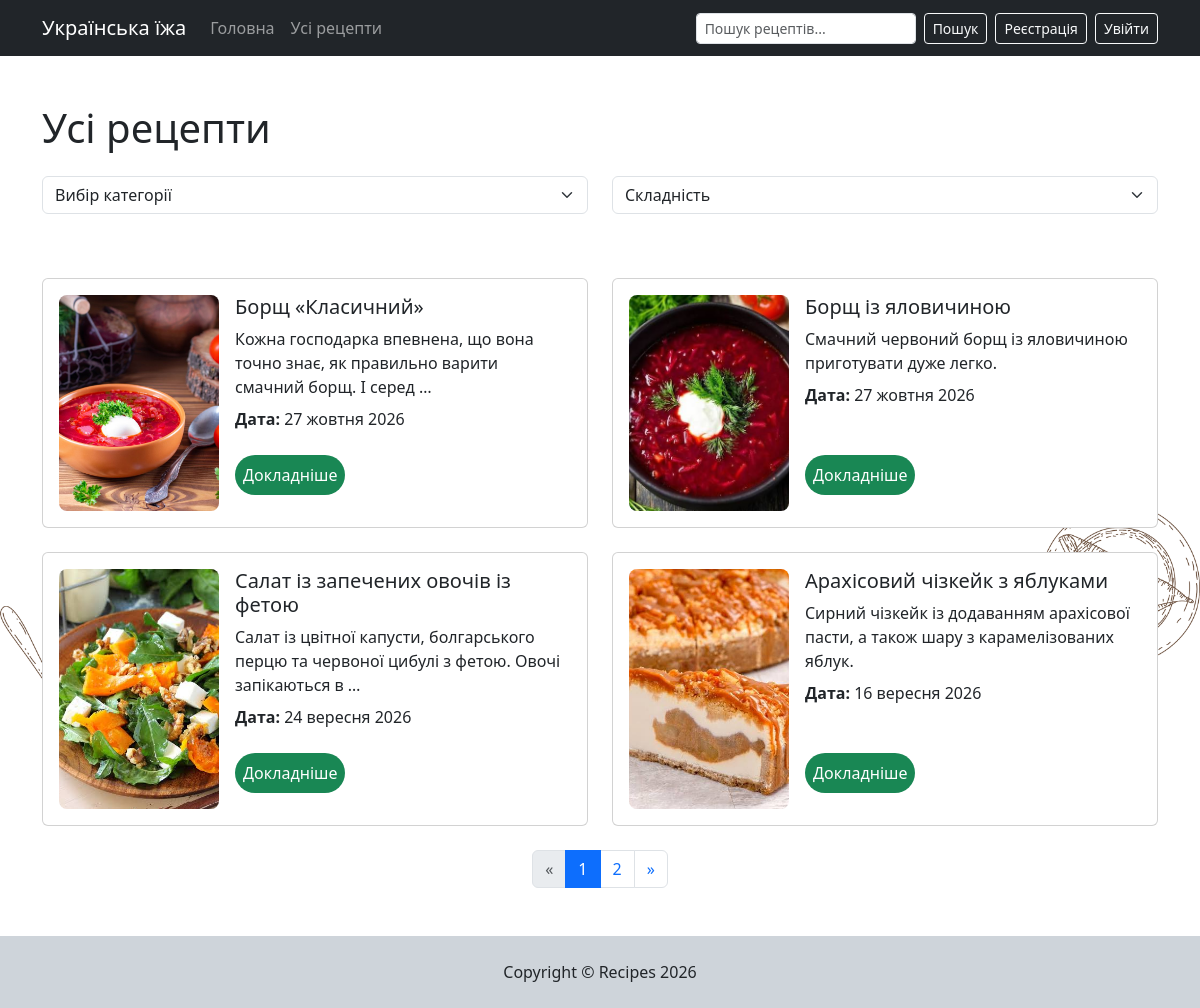
The app's page /recipes/ with its own data.
### main/models.py (models this page shows, shortened)
class Recipe(models.Model):
    name = models.CharField(max_length=200, verbose_name='Название')
    preparation_time = models.IntegerField(verbose_name='Время приготовления (мин)')
    complexity = models.CharField(max_length=10, choices=RECEPTION_CHOICES, verbose_name='Сложность')
    description = models.TextField(verbose_name='Описание')
    image = models.ImageField(upload_to='images/', verbose_name='Изображение')
    author = models.ForeignKey(User, on_delete=models.CASCADE)
    date_created = models.DateTimeField(auto_now_add=True)
    category = models.ForeignKey(Category, on_delete=models.CASCADE, verbose_name='Категория')
    ingredients = models.ManyToManyField(Ingredient, through='RecipeIngredient')
    class Meta:
        ordering = ['-date_created']

### main/views.py (the view)
# urls.py: path('', views.recipe_list, name='recipe_list'),
def recipe_list(request):
    recipes = Recipe.objects.all()
    categories = Category.objects.all()
    selected_category = request.GET.get('category')
    selected_complexity = request.GET.get('complexity')
    search_query = request.GET.get('q', '').strip()
    if selected_category:
        recipes = recipes.filter(category__name=selected_category)
    if selected_complexity:
        recipes = recipes.filter(complexity=selected_complexity)
    if search_query:
        query_lower = search_query.lower()
        recipes = [
            recipe for recipe in recipes
            if query_lower in recipe.name.lower() or query_lower in recipe.description.lower()
        ]
    paginator = Paginator(recipes, 4)
    page_obj = paginator.get_page(request.GET.get('page'))
    context = {
        'title': 'Усі рецепти',
        'recipes': page_obj,
        'page_obj': page_obj,
        'categories': categories,
        'complexities': RECEPTION_CHOICES,
        'search_query': search_query,
    }
    return render(request, 'main/recipe_list.html', context)

### main/templates/main/recipe_list.html (shortened to what this page needs)
{% extends 'main/base.html'%}
{% load static %}
{% block content %}
<div class="container my-5">
    <h1>{{ title }}</h1>
    <form method="get" class="my-4">
        <div class="row">
            <div class="col-md-6">
                <select name="category" class="form-select mb-3" onchange="this.form.submit()">
                    <option value="">Вибір категорії</option>
                </select>
            </div>
            <div class="col-md-6">
                <select name="complexity" class="form-select" onchange="this.form.submit()">
                    <option value="">Складність</option>
                </select>
            </div>
        </div>
    </form>
    <div class="row">
        {% if recipes %}
        {% for recipe in recipes %}
        <div class="col-12 col-xl-6 mt-4">
            <div class="card p-3 shadow-md h-100">
                <div class="row g-3 flex-grow-1">
                    <div class="col-12 col-sm-4">
                        {% if recipe.image %}
                        <img src="{{ recipe.image.url }}" alt="{{ recipe.name }}"
                             class="card-img-top object-fit-cover">
                        {% endif %}
                    </div>
                    <div class="col-12 col-sm-8 d-flex flex-column">
                        <h5>{{ recipe.name }}</h5>
                        <p class="mb-2">{{ recipe.description|truncatewords:14 }}</p>
                        <p class="mb-4"><strong>Дата:</strong> {{ recipe.date_created|date:"j E Y" }}</p>
                        <p class="d-grid gap-2 d-sm-flex mt-auto">
                            <a class="bg-success d-block text-white px-2 py-2 rounded-5 text-decoration-none text-center"
                               href="{% url 'recipe_detail' recipe.pk %}">Докладніше</a>
                        </p>
                    </div>
                </div>
            </div>
        </div>
        {% endfor %}
        {% else %}
        <p class="p-3 mb-2 bg-danger text-white">Немає результату, спробуйте інший варіант</p>
        {% endif %}
    </div>
    {% if page_obj.has_other_pages %}
    <nav aria-label="Пагінація" class="mt-4">
        <ul class="pagination justify-content-center">
            {% if page_obj.has_previous %}
            <li class="page-item">
                <a class="page-link" href="{% querystring page=page_obj.previous_page_number %}">«</a>
            </li>
            {% else %}
            <li class="page-item disabled"><span class="page-link">«</span></li>
            {% endif %}
            {% for num in page_obj.paginator.page_range %}
            {% if num == page_obj.number %}
            <li class="page-item active"><span class="page-link">{{ num }}</span></li>
            {% else %}
            <li class="page-item">
                <a class="page-link" href="{% querystring page=num %}">{{ num }}</a>
            </li>
            {% endif %}
            {% endfor %}
            {% if page_obj.has_next %}
            <li class="page-item">
                <a class="page-link" href="{% querystring page=page_obj.next_page_number %}">»</a>
            </li>
            {% else %}
            <li class="page-item disabled"><span class="page-link">»</span></li>
            {% endif %}
        </ul>
    </nav>
    {% endif %}
</div>
{% endblock %}

### main/templates/main/base.html (shortened to what this page needs)
{% load static %}
<!DOCTYPE html>
<html lang="en">
<head>
    <link rel="stylesheet" href="{% static 'main/css/main.css' %}">
    <link href="https://cdn.jsdelivr.net/npm/bootstrap@5.3.3/dist/css/bootstrap.min.css" rel="stylesheet">
</head>
<body class="d-flex flex-column min-vh-100">
<nav class="navbar navbar-expand-lg navbar-dark bg-dark">
    <div class="container">
        <a class="navbar-brand logo-text" href="{% url 'home' %}">Українська їжа</a>
        <div class="collapse navbar-collapse" id="mainNav">
            <ul class="navbar-nav me-auto mb-2 mb-lg-0">
                <li class="nav-item"><a class="nav-link" href="{% url 'home' %}">Головна</a></li>
                <li class="nav-item"><a class="nav-link" href="{% url 'recipe_list' %}">Усі рецепти</a></li>
            </ul>
            <form class="d-flex me-lg-2" role="search" method="get" action="{% url 'recipe_list' %}">
                <input class="form-control form-control-sm me-2" type="search" name="q"
                       placeholder="Пошук рецептів..." aria-label="Пошук" value="{{ search_query|default:'' }}">
                <button class="btn btn-outline-light btn-sm" type="submit">Пошук</button>
            </form>
            <div class="d-flex align-items-lg-center flex-column flex-lg-row gap-2">
                {% if user.is_authenticated %}
                <span class="navbar-text text-white me-lg-2">Привіт, {{ user.username }}!</span>
                <form method="post" action="{% url 'logout' %}">
                    {% csrf_token %}
                    <button type="submit" class="btn btn-outline-light btn-sm">Вийти</button>
                </form>
                {% else %}
                <a href="{% url 'register' %}" class="btn btn-outline-light btn-sm">Реєстрація</a>
                <a href="{% url 'login' %}" class="btn btn-outline-light btn-sm">Увійти</a>
                {% endif %}
            </div>
        </div>
    </div>
</nav>
<main class="flex-grow-1">
    <img src="{% static 'main/img/recipe_illustration_03.png' %}" alt="recipe illustration"
         class="recipe_illustration_03">
    {% block content %}
    {% endblock %}
</main>
<footer class="bg-dark-subtle py-4 mt-auto">
    <div class="container">
        <div class="text-center">Copyright © Recipes {% now "Y" %}</div>
    </div>
</footer>
</body>
</html>

### main/static/main/css/main.css (style rules this page uses)
body { position: relative; }
.recipe_illustration_03 { position: absolute; top: 50%; left: 0; width: 100%; height: auto; z-index: -1; }
.card img { width: 100%; height: 200px; object-fit: cover; border-radius: .5rem; }
@media (min-width: 576px) { .card img { height: 100%; min-height: 180px; } }

### records on screen
Recipe: image (picture), name "Борщ «Класичний»", description "Кожна господарка впевнена, що вона точно знає, як правильно варити смачний борщ. І серед …", date_created "27 жовтня 2026"
Recipe: image (picture), name "Борщ із яловичиною", description "Смачний червоний борщ із яловичиною приготувати дуже легко.", date_created "27 жовтня 2026"
Recipe: image (picture), name "Салат із запечених овочів із фетою", description "Салат із цвітної капусти, болгарського перцю та червоної цибулі з фетою. Овочі запікаються в …", date_created "24 вересня 2026"
Recipe: image (picture), name "Арахісовий чізкейк з яблуками", description "Сирний чізкейк із додаванням арахісової пасти, а також шару з карамелізованих яблук.", date_created "16 вересня 2026"

### other values on screen
{{ title }} "Усі рецепти"
{{ num }} "1"
{{ num }} "2"
